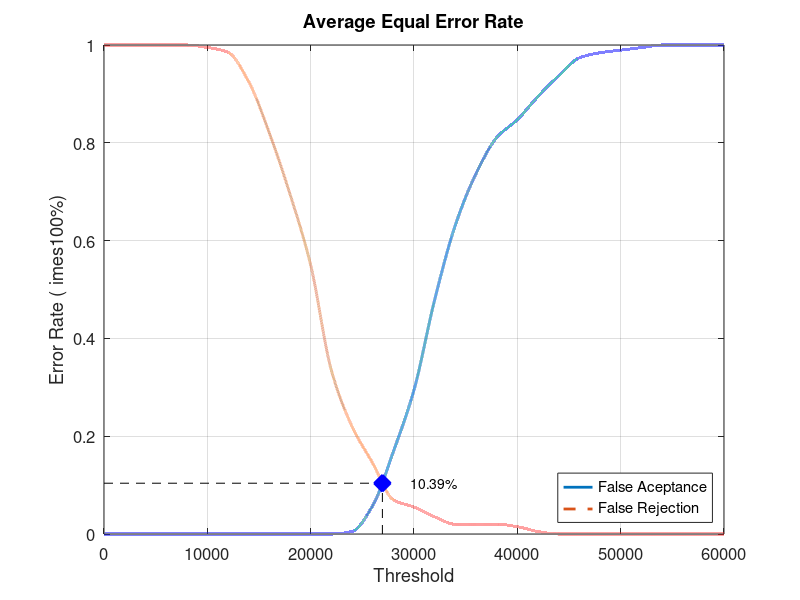
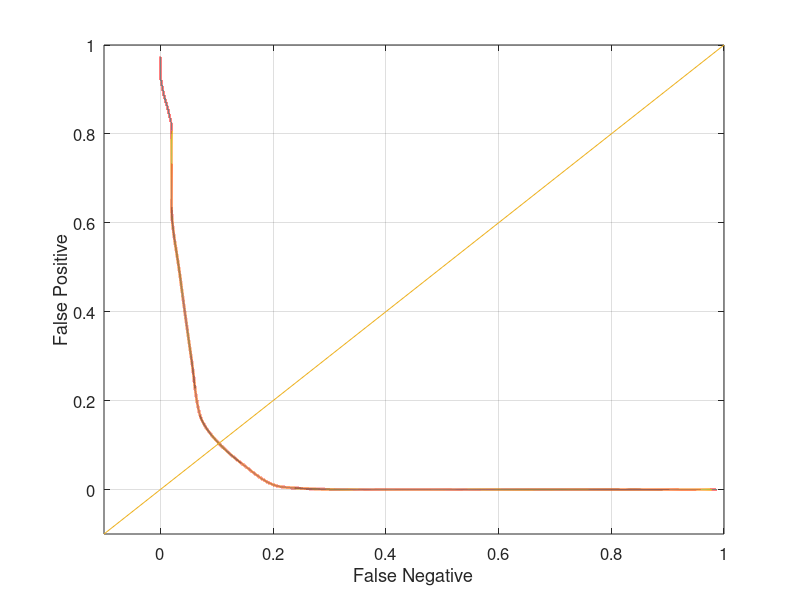

Write the MATLAB code that produced these figures, in order.
close all;
clear;
clc;
x = 0:2000:60000;
xq = 0:0.5:60000;

y0 = [0 0 0 0 0 0 0 0 0 0 0 0 0.00526316 0.0578947 0.168421 0.294737 0.478947 0.631579 0.736842 0.810526 0.847368 0.894737 0.936842 0.973684 0.984211 0.989474 0.994737 1 1 1 1]
yy0 = interp1(x, y0, xq, 'pchip');
y1 = [1 1 1 1 1 0.995 0.985 0.925 0.82 0.695 0.55 0.335 0.22 0.145 0.07 0.055 0.035 0.02 0.02 0.02 0.015 0.005 0 0 0 0 0 0 0 0 0]
yy1 = interp1(x, y1, xq, 'pchip');

% Calculating EER: 
y2 = abs(y0 - y1);
find(y2 == min(y2))
yy2 = abs(yy0 - yy1);
xEER = find(yy2 == min(yy2));
xEERIndex = xq(xEER) % X-axis EER
yEER = yy0(xEER) % Y-axis EER

main = figure
plot(xq, yy0,'-','LineWidth', 2);	hold on
plot(xq, yy1,'--','LineWidth', 2);	hold on
plot([xEERIndex xEERIndex], [0 yEER], 'k--');	hold on
plot([0 xEERIndex], [yEER yEER], 'k--');	hold on
plot(xEERIndex, yEER, 'bx', 'LineWidth', 10);	hold on
text(xEERIndex + 10 * xEERIndex / 100, yEER, [num2str(round((10000 * yEER)) / 100) '%'])
legend('False Aceptance', 'False Rejection', 'Location', 'SouthEast')
xlabel('Threshold')
ylabel('Error Rate (	imes100%)')
title('Average Equal Error Rate')
set(gca, 'FontSize', 12)
axis([0 60000 0 1])
grid on

print(main, 'Database5_4Main', '-dpng');
FNRxFPR = figure('Color', [1 1 1]);
plot(yy1, yy0, '-', yy1, yy0, 'LineWidth', 2);
hold on
y = -0.1:0.1:1
plot(y, y); 
set(gca, 'FontSize', 12)
xlabel('False Negative')
ylabel('False Positive')
axis([-0.1 1 -0.1 1])
set(gca, 'FontSize', 12)
grid on

print(FNRxFPR, 'Database5_4FNRxFPR','-dpng');
